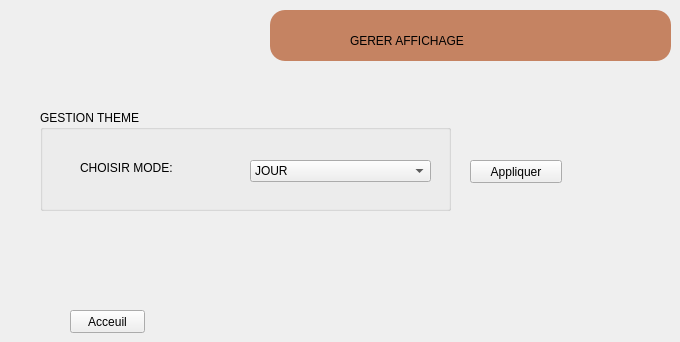
      <widget class="QWidget" name="page_10">
       <widget class="QWidget" name="widget_6" native="true">
        <property name="geometry">
         <rect>
          <x>270</x>
          <y>10</y>
          <width>401</width>
          <height>51</height>
         </rect>
        </property>
        <property name="styleSheet">
         <string notr="true">background-color: rgb(197, 131, 98);
border-radius: 15px 15px 15px 15px;
font: 30pt &quot;Gabriola&quot;;</string>
        </property>
        <widget class="QLabel" name="label_59">
         <property name="geometry">
          <rect>
           <x>80</x>
           <y>0</y>
           <width>301</width>
           <height>61</height>
          </rect>
         </property>
         <property name="text">
          <string>GERER AFFICHAGE</string>
         </property>
        </widget>
       </widget>
       <widget class="QGroupBox" name="groupBox_7">
        <property name="geometry">
         <rect>
          <x>40</x>
          <y>110</y>
          <width>411</width>
          <height>101</height>
         </rect>
        </property>
        <property name="styleSheet">
         <string notr="true">font: 13pt &quot;MS Shell Dlg 2&quot;;
</string>
        </property>
        <property name="title">
         <string>GESTION THEME</string>
        </property>
        <widget class="QLabel" name="label_60">
         <property name="geometry">
          <rect>
           <x>40</x>
           <y>50</y>
           <width>141</width>
           <height>16</height>
          </rect>
         </property>
         <property name="text">
          <string>CHOISIR MODE:</string>
         </property>
        </widget>
        <widget class="QComboBox" name="mode">
         <property name="geometry">
          <rect>
           <x>210</x>
           <y>50</y>
           <width>181</width>
           <height>22</height>
          </rect>
         </property>
         <item>
          <property name="text">
           <string>JOUR</string>
          </property>
         </item>
         <item>
          <property name="text">
           <string>NUIT</string>
          </property>
         </item>
        </widget>
       </widget>
       <widget class="QPushButton" name="pushButton_13">
        <property name="geometry">
         <rect>
          <x>470</x>
          <y>160</y>
          <width>92</width>
          <height>23</height>
         </rect>
        </property>
        <property name="text">
         <string>Appliquer</string>
        </property>
       </widget>
       <widget class="QPushButton" name="pushButton_16">
        <property name="geometry">
         <rect>
          <x>70</x>
          <y>310</y>
          <width>75</width>
          <height>23</height>
         </rect>
        </property>
        <property name="text">
         <string>Acceuil</string>
        </property>
       </widget>
      </widget>
